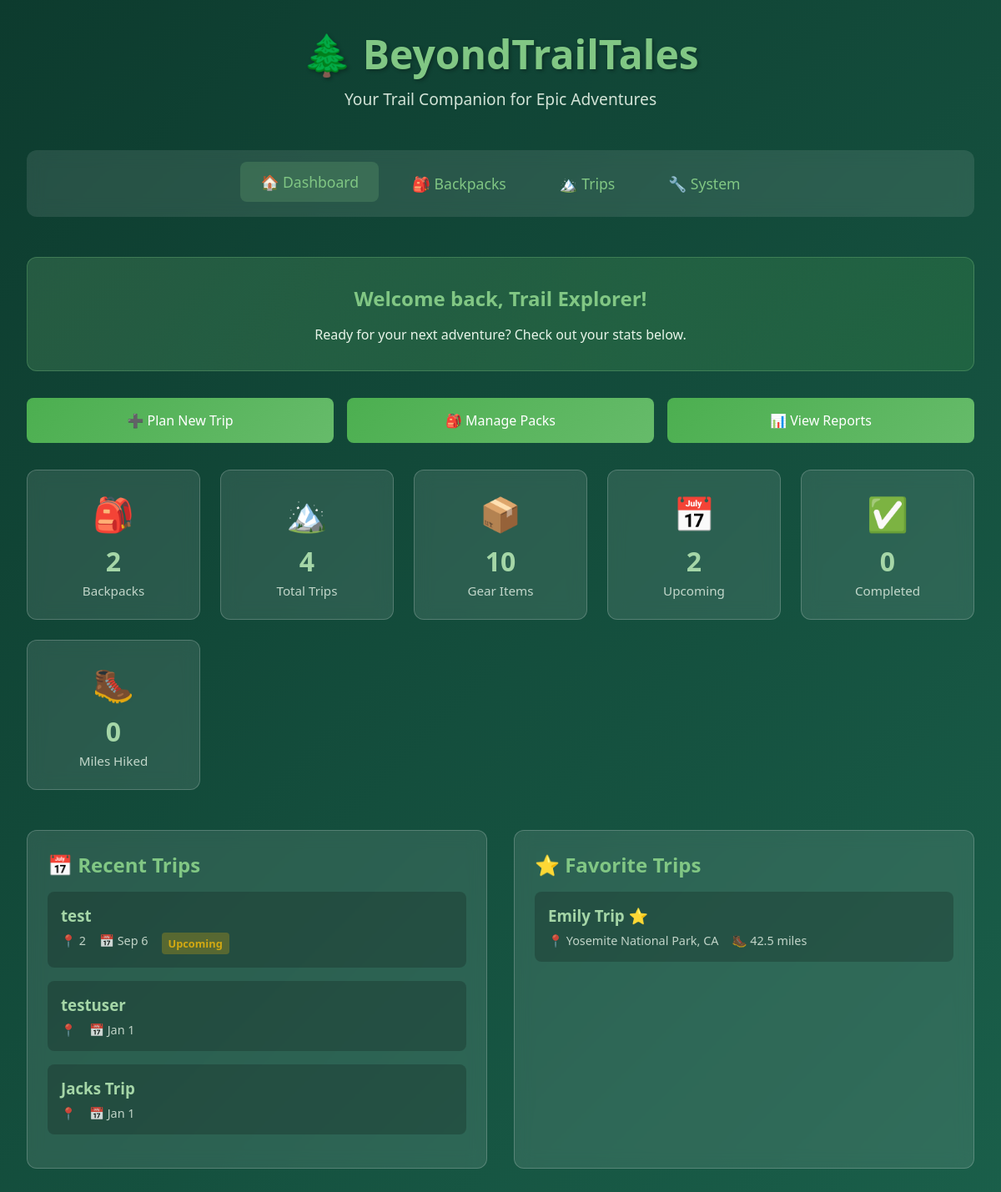
Page /public/dashboard.php on the committed database.
### tables this page shows
CREATE TABLE "trips" (
id INTEGER PRIMARY KEY AUTOINCREMENT,
title TEXT NOT NULL,
location TEXT,
start_date TEXT,
end_date TEXT,
distance REAL,
distance_unit TEXT DEFAULT 'miles',
elevation_gain REAL,
difficulty TEXT,
trip_type TEXT,
description TEXT,
backpack_id INTEGER,
completed INTEGER DEFAULT 0,
favorite INTEGER DEFAULT 0,
image_url TEXT,
image_alt TEXT,
user_id INTEGER NOT NULL,
created_at TEXT DEFAULT CURRENT_TIMESTAMP,
updated_at TEXT DEFAULT CURRENT_TIMESTAMP, permit_required INTEGER DEFAULT 0, permit_info TEXT, water_sources TEXT, camping_type TEXT, expected_weather TEXT, trail_conditions TEXT, emergency_contact TEXT, trailhead_parking TEXT, photo_path TEXT, photo_alt_text TEXT, pre_trip_notes TEXT, post_trip_notes TEXT, lessons_learned TEXT, permit_cost REAL, parking_cost REAL, cell_coverage VARCHAR(50), crowd_level VARCHAR(50),
FOREIGN KEY (backpack_id) REFERENCES backpacks(id) ON DELETE SET NULL,
FOREIGN KEY (user_id) REFERENCES users(id) ON DELETE CASCADE
);

### public/dashboard.php (the view, shortened to what this page needs)
<?php
$stats = [
    'backpacks' => 0,
    'trips' => 0,
    'gear' => 0,
    'upcoming_trips' => 0,
    'completed_trips' => 0,
    'total_distance' => 0
];
try {
    $pdo = new PDO('sqlite:' . BTT_SQLITE_PATH);
    $pdo->setAttribute(PDO::ATTR_ERRMODE, PDO::ERRMODE_EXCEPTION);
    $stats['backpacks'] = $pdo->query("SELECT COUNT(*) FROM backpacks")->fetchColumn();
    $stats['trips'] = $pdo->query("SELECT COUNT(*) FROM trips")->fetchColumn();
    $stats['gear'] = $pdo->query("SELECT COUNT(*) FROM gear_items")->fetchColumn();
    $today = date('Y-m-d');
    $stmt = $pdo->prepare("SELECT COUNT(*) FROM trips WHERE start_date > ?");
    $stmt->execute([$today]);
    $stats['upcoming_trips'] = $stmt->fetchColumn();
    $stats['completed_trips'] = $pdo->query("SELECT COUNT(*) FROM trips WHERE completed = 1")->fetchColumn();
    $stats['total_distance'] = $pdo->query("SELECT COALESCE(SUM(distance), 0) FROM trips WHERE completed = 1")->fetchColumn();
    $recentTrips = $pdo->query("
        SELECT t.*, b.name as backpack_name
        FROM trips t
        LEFT JOIN backpacks b ON t.backpack_id = b.id
        ORDER BY t.created_at DESC
        LIMIT 3
    ")->fetchAll(PDO::FETCH_ASSOC);
    $favoriteTrips = $pdo->query("
        SELECT t.*, b.name as backpack_name
        FROM trips t
        LEFT JOIN backpacks b ON t.backpack_id = b.id
        WHERE t.favorite = 1
        ORDER BY t.start_date DESC
        LIMIT 3
    ")->fetchAll(PDO::FETCH_ASSOC);
} catch (PDOException $e) {
}
?>
<!DOCTYPE html>
<html lang="en">
<head>
</head>
<body>
    <div class="container">
        <header>
            <h1>🌲 BeyondTrailTales</h1>
            <p class="subtitle">Your Trail Companion for Epic Adventures</p>
        </header>
        <nav class="nav-bar">
            <a href="dashboard.php" class="nav-link active">🏠 Dashboard</a>
            <a href="backpacks-list.php" class="nav-link">🎒 Backpacks</a>
            <a href="trips-list.php" class="nav-link">🏔️ Trips</a>
            <a href="test-status.php" class="nav-link">🔧 System</a>
        </nav>
        <div class="welcome-banner">
            <h2>Welcome back, Trail Explorer!</h2>
            <p>Ready for your next adventure? Check out your stats below.</p>
        </div>
        <div class="quick-actions">
            <a href="trips-list.php" class="action-btn">
                ➕ Plan New Trip
            </a>
            <a href="backpacks-list.php" class="action-btn">
                🎒 Manage Packs
            </a>
            <a href="test-status.php" class="action-btn">
                📊 View Reports
            </a>
        </div>
        <div class="stats-grid">
            <div class="stat-card">
                <div class="stat-icon">🎒</div>
                <div class="stat-value"><?php echo $stats['backpacks']; ?></div>
                <div class="stat-label">Backpacks</div>
            </div>
            <div class="stat-card">
                <div class="stat-icon">🏔️</div>
                <div class="stat-value"><?php echo $stats['trips']; ?></div>
                <div class="stat-label">Total Trips</div>
            </div>
            <div class="stat-card">
                <div class="stat-icon">📦</div>
                <div class="stat-value"><?php echo $stats['gear']; ?></div>
                <div class="stat-label">Gear Items</div>
            </div>
            <div class="stat-card">
                <div class="stat-icon">📅</div>
                <div class="stat-value"><?php echo $stats['upcoming_trips']; ?></div>
                <div class="stat-label">Upcoming</div>
            </div>
            <div class="stat-card">
                <div class="stat-icon">✅</div>
                <div class="stat-value"><?php echo $stats['completed_trips']; ?></div>
                <div class="stat-label">Completed</div>
            </div>
            <div class="stat-card">
                <div class="stat-icon">🥾</div>
                <div class="stat-value"><?php echo number_format($stats['total_distance']); ?></div>
                <div class="stat-label">Miles Hiked</div>
            </div>
        </div>
        <div class="content-grid">
            <div class="content-card">
                <h2>📅 Recent Trips</h2>
                <?php if (empty($recentTrips)): ?>
                    <div class="empty-state">
                        <p>No trips yet. Start planning your first adventure!</p>
                    </div>
                <?php else: ?>
                    <?php foreach ($recentTrips as $trip): ?>
                        <div class="trip-item">
                            <h3>
                                <?php echo htmlspecialchars($trip['title']); ?>
                            </h3>
                            <div class="trip-meta">
                                <span>📍 <?php echo htmlspecialchars($trip['location']); ?></span>
                                <span>📅 <?php echo date('M j', strtotime($trip['start_date'])); ?></span>
                                <?php if ($trip['completed'] == 1): ?>
                                    <span class="badge badge-completed">Completed</span>
                                <?php elseif (strtotime($trip['start_date']) > time()): ?>
                                    <span class="badge badge-upcoming">Upcoming</span>
                                <?php endif; ?>
                            </div>
                        </div>
                    <?php endforeach; ?>
                <?php endif; ?>
            </div>
            <div class="content-card">
                <h2>⭐ Favorite Trips</h2>
                <?php if (empty($favoriteTrips)): ?>
                    <div class="empty-state">
                        <p>Mark your favorite trips to see them here!</p>
                    </div>
                <?php else: ?>
                    <?php foreach ($favoriteTrips as $trip): ?>
                        <div class="trip-item">
                            <h3><?php echo htmlspecialchars($trip['title']); ?> ⭐</h3>
                            <div class="trip-meta">
                                <span>📍 <?php echo htmlspecialchars($trip['location']); ?></span>
                                <span>🥾 <?php echo $trip['distance']; ?> <?php echo $trip['distance_unit'] ?? 'mi'; ?></span>
                            </div>
                        </div>
                    <?php endforeach; ?>
                <?php endif; ?>
            </div>
        </div>
    </div>
</body>
</html>

### public/dashboard.php (style rules this page uses)
* { margin: 0; padding: 0; box-sizing: border-box; }
body { font-family: system-ui, -apple-system, sans-serif; background: linear-gradient(135deg, #0d3b2e 0%, #1a5f4a 100%); color: #e8f5e9; min-height: 100vh; padding: 2rem; }
.container { max-width: 1200px; margin: 0 auto; }
header { text-align: center; margin-bottom: 3rem; }
h1 { font-size: 3rem; margin-bottom: 0.5rem; color: #81c784; text-shadow: 2px 2px 4px rgba(0,0,0,0.3); }
.subtitle { opacity: 0.9; font-size: 1.2rem; }
.nav-bar { background: rgba(255, 255, 255, 0.1); backdrop-filter: blur(10px); padding: 1rem; border-radius: 12px; margin-bottom: 3rem; display: flex; justify-content: center; gap: 1rem; flex-wrap: wrap; }
.nav-link { color: #81c784; text-decoration: none; padding: 0.75rem 1.5rem; border-radius: 8px; transition: all 0.3s; display: flex; align-items: center; gap: 0.5rem; font-size: 1.1rem; }
.nav-link:hover, .nav-link.active { background: rgba(129, 199, 132, 0.2); transform: translateY(-2px); }
.stats-grid { display: grid; grid-template-columns: repeat(auto-fit, minmax(200px, 1fr)); gap: 1.5rem; margin-bottom: 3rem; }
.stat-card { background: rgba(255, 255, 255, 0.1); backdrop-filter: blur(10px); border-radius: 12px; padding: 1.5rem; border: 1px solid rgba(255, 255, 255, 0.2); text-align: center; transition: all 0.3s; }
.stat-icon { font-size: 2.5rem; margin-bottom: 0.5rem; }
.stat-value { font-size: 2rem; font-weight: bold; color: #a5d6a7; margin-bottom: 0.25rem; }
.stat-label { opacity: 0.8; font-size: 0.95rem; }
.content-grid { display: grid; grid-template-columns: repeat(auto-fit, minmax(350px, 1fr)); gap: 2rem; margin-bottom: 2rem; }
.content-card { background: rgba(255, 255, 255, 0.1); backdrop-filter: blur(10px); border-radius: 12px; padding: 1.5rem; border: 1px solid rgba(255, 255, 255, 0.2); }
.content-card h2 { color: #81c784; margin-bottom: 1rem; font-size: 1.5rem; }
.trip-item { background: rgba(0, 0, 0, 0.2); padding: 1rem; border-radius: 8px; margin-bottom: 1rem; transition: all 0.3s; }
.trip-item h3 { color: #a5d6a7; margin-bottom: 0.5rem; }
.trip-meta { display: flex; gap: 1rem; opacity: 0.8; font-size: 0.9rem; flex-wrap: wrap; }
.quick-actions { display: grid; grid-template-columns: repeat(auto-fit, minmax(200px, 1fr)); gap: 1rem; margin-bottom: 2rem; }
.action-btn { background: linear-gradient(135deg, #4caf50 0%, #66bb6a 100%); color: white; border: none; padding: 1rem 1.5rem; border-radius: 8px; cursor: pointer; font-size: 1rem; transition: all 0.3s; text-decoration: none; display: flex; align-items: center; justify-content: center; gap: 0.5rem; }
.welcome-banner { background: linear-gradient(135deg, rgba(129, 199, 132, 0.2) 0%, rgba(76, 175, 80, 0.2) 100%); border-radius: 12px; padding: 2rem; margin-bottom: 2rem; text-align: center; border: 1px solid rgba(129, 199, 132, 0.3); }
.welcome-banner h2 { color: #81c784; margin-bottom: 1rem; }
.badge { display: inline-block; padding: 0.25rem 0.5rem; border-radius: 4px; font-size: 0.8rem; font-weight: bold; }
.badge-upcoming { background: rgba(255, 193, 7, 0.3); color: #ffc107; }

### rows in the picture
trips: title "test", location "2", start_date "Sep 6", completed "Upcoming"
trips: title "testuser", start_date "Jan 1"
trips: title "Jacks Trip", start_date "Jan 1"
trips: title "Emily Trip", location "Yosemite National Park, CA", distance "42.5", distance_unit "miles"

### other values in the picture
$stats['backpacks'] "2"
$stats['trips'] "4"
$stats['gear'] "10"
$stats['upcoming_trips'] "2"
$stats['completed_trips'] "0"
$stats['total_distance'] "0"
